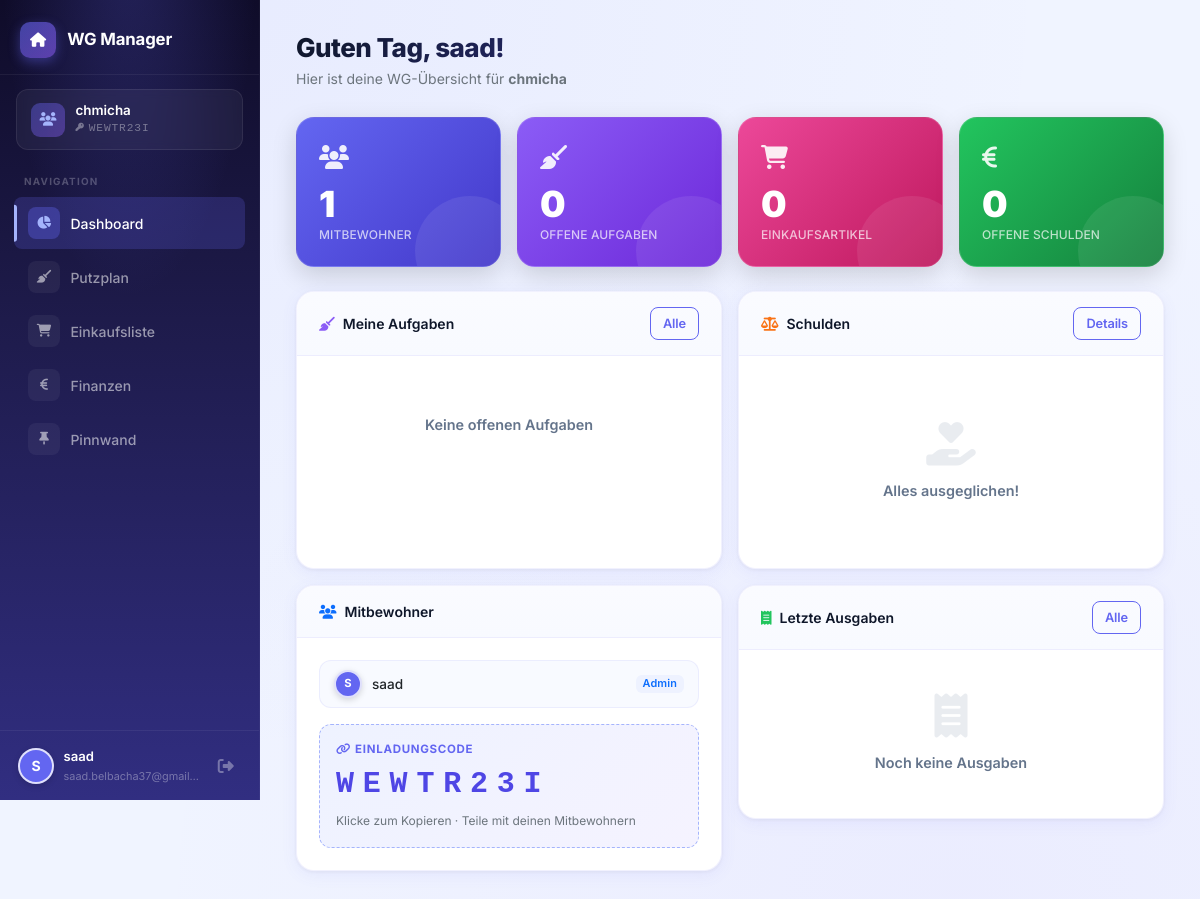
The app's page /dashboard (signed in) with its own data.
### app.py (models this page shows, shortened)
class WG(db.Model):
    __tablename__ = 'wgs'
    id          = db.Column(db.Integer, primary_key=True)
    name        = db.Column(db.String(100), nullable=False)
    invite_code = db.Column(db.String(8),   unique=True, nullable=False)
    created_by  = db.Column(db.Integer, db.ForeignKey('users.id'), nullable=False)
    created_at  = db.Column(db.DateTime, default=datetime.utcnow)
    memberships    = db.relationship('WGMembership', backref='wg', lazy=True)
    tasks          = db.relationship('CleaningTask',  backref='wg', lazy=True)
    shopping_items = db.relationship('ShoppingItem',  backref='wg', lazy=True)
    expenses       = db.relationship('Expense',       backref='wg', lazy=True)
    feed_posts     = db.relationship('FeedPost',      backref='wg', lazy=True)
    def get_members(self):
        return [db.session.get(User, m.user_id) for m in self.memberships
                if db.session.get(User, m.user_id) is not None]

class User(UserMixin, db.Model):
    __tablename__ = 'users'
    id            = db.Column(db.Integer, primary_key=True)
    username      = db.Column(db.String(80),  unique=True, nullable=False)
    email         = db.Column(db.String(120), unique=True, nullable=False)
    password_hash = db.Column(db.String(256), nullable=False)
    avatar_color  = db.Column(db.String(7),   default='#6366f1')
    created_at    = db.Column(db.DateTime,    default=datetime.utcnow)
    def get_wg(self):
        m = WGMembership.query.filter_by(user_id=self.id).first()
        return db.session.get(WG, m.wg_id) if m else None

### app.py (the view)
@app.route('/dashboard')
@login_required
def dashboard():
    wg = current_user.get_wg()
    if not wg:
        return redirect(url_for('wg_setup'))
    members         = wg.get_members()
    open_tasks      = CleaningTask.query.filter_by(wg_id=wg.id, completed=False).count()
    shopping_count  = ShoppingItem.query.filter_by(wg_id=wg.id, completed=False).count()
    my_tasks        = CleaningTask.query.filter_by(wg_id=wg.id, assigned_to=current_user.id, completed=False).all()
    recent_expenses = Expense.query.filter_by(wg_id=wg.id).order_by(Expense.created_at.desc()).limit(5).all()
    debts           = calculate_debts(wg)
    my_debts        = [d for d in debts if d['from_user'].id == current_user.id]
    owed_to_me      = [d for d in debts if d['to_user'].id == current_user.id]
    return render_template('dashboard.html', wg=wg, members=members, open_tasks=open_tasks,
                           shopping_count=shopping_count, my_tasks=my_tasks,
                           recent_expenses=recent_expenses, my_debts=my_debts,
                           owed_to_me=owed_to_me)

### app.py (called while the page is built, shortened)
@login_manager.user_loader
def load_user(uid):
    return db.session.get(User, int(uid))

def calculate_debts(wg):
    members = wg.get_members()
    member_map = {m.id: m for m in members}
    debts = {}  # (from_id, to_id) -> amount
    result = []
    return result

### templates/dashboard.html (shortened to what this page needs)
{% extends 'base.html' %}
{% block content %}
<div class="page-header">
  <h1>Guten Tag, {{ current_user.username }}!</h1>
  <p class="text-secondary">Hier ist deine WG-Übersicht für <strong>{{ wg.name }}</strong></p>
</div>
<div class="row g-3 mb-4">
  <div class="col-6 col-md-3">
    <div class="stat-card stat-indigo">
      <div class="stat-icon"><i class="fas fa-users"></i></div>
      <div class="stat-value">{{ members|length }}</div>
      <div class="stat-label">Mitbewohner</div>
    </div>
  </div>
  <div class="col-6 col-md-3">
    <div class="stat-card stat-violet">
      <div class="stat-icon"><i class="fas fa-broom"></i></div>
      <div class="stat-value">{{ open_tasks }}</div>
      <div class="stat-label">Offene Aufgaben</div>
    </div>
  </div>
  <div class="col-6 col-md-3">
    <div class="stat-card stat-pink">
      <div class="stat-icon"><i class="fas fa-cart-shopping"></i></div>
      <div class="stat-value">{{ shopping_count }}</div>
      <div class="stat-label">Einkaufsartikel</div>
    </div>
  </div>
  <div class="col-6 col-md-3">
    <div class="stat-card stat-green">
      <div class="stat-icon"><i class="fas fa-euro-sign"></i></div>
      <div class="stat-value">{{ my_debts|length + owed_to_me|length }}</div>
      <div class="stat-label">Offene Schulden</div>
    </div>
  </div>
</div>
<div class="row g-3">
  <div class="col-lg-6">
    <div class="card h-100">
      <div class="card-header d-flex align-items-center justify-content-between">
        <span><i class="fas fa-broom text-violet me-2"></i>Meine Aufgaben</span>
        <a href="{{ url_for('tasks') }}" class="btn btn-sm btn-outline-primary">Alle</a>
      </div>
      <div class="card-body p-0">
        {% if my_tasks %}
          {% for task in my_tasks %}
          <div class="list-item-row">
            <div class="li-check {% if task.completed %}checked{% endif %}" data-task-id="{{ task.id }}"
                 style="width:22px;height:22px;border-radius:6px;border:2px solid var(--border);
                        background:#fff;cursor:pointer;display:flex;align-items:center;
                        justify-content:center;color:transparent;flex-shrink:0;transition:all .2s">
              <i class="fas fa-check fa-xs"></i>
            </div>
            <div class="li-body">
              <div class="li-title {% if task.completed %}line-through{% endif %}">{{ task.title }}</div>
              {% if task.due_date %}
              <div class="li-meta"><i class="fas fa-calendar-day fa-xs me-1"></i>{{ task.due_date.strftime('%d.%m.%Y') }}</div>
              {% endif %}
            </div>
          </div>
          {% endfor %}
        {% else %}
          <div class="empty-state">
            <p>Keine offenen Aufgaben</p>
          </div>
        {% endif %}
      </div>
    </div>
  </div>
  <div class="col-lg-6">
    <div class="card h-100">
      <div class="card-header d-flex align-items-center justify-content-between">
        <span><i class="fas fa-scale-balanced text-orange me-2"></i>Schulden</span>
        <a href="{{ url_for('finance') }}" class="btn btn-sm btn-outline-primary">Details</a>
      </div>
      <div class="card-body">
        {% if not my_debts and not owed_to_me %}
        <div class="empty-state">
          <i class="fas fa-hand-holding-heart"></i>
          <p>Alles ausgeglichen!</p>
        </div>
        {% endif %}
      </div>
    </div>
  </div>
  <div class="col-lg-6">
    <div class="card">
      <div class="card-header">
        <i class="fas fa-users me-2 text-primary"></i>Mitbewohner
      </div>
      <div class="card-body">
        <div class="members-list">
          {% for m in members %}
          <div class="member-chip">
            <div class="user-avatar sm" style="background:{{ m.avatar_color }}">{{ m.username[0].upper() }}</div>
            <span>{{ m.username }}</span>
            {% if m.id == wg.created_by %}
            <span class="badge bg-primary-soft text-primary ms-auto" style="font-size:.68rem">Admin</span>
            {% endif %}
          </div>
          {% endfor %}
        </div>
        <div class="invite-box mt-3">
          <div class="invite-label"><i class="fas fa-link me-1"></i>Einladungscode</div>
          <div class="invite-code">{{ wg.invite_code }}</div>
          <small class="text-secondary" style="font-size:.75rem">Klicke zum Kopieren · Teile mit deinen Mitbewohnern</small>
        </div>
      </div>
    </div>
  </div>
  <div class="col-lg-6">
    <div class="card">
      <div class="card-header d-flex align-items-center justify-content-between">
        <span><i class="fas fa-receipt me-2 text-green"></i>Letzte Ausgaben</span>
        <a href="{{ url_for('finance') }}" class="btn btn-sm btn-outline-primary">Alle</a>
      </div>
      <div class="card-body p-0">
        {% if recent_expenses %}
          {% for e in recent_expenses %}
          <div class="list-item-row">
            <div class="expense-dot" style="background:{{ e.paid_by_user.avatar_color }}20; color:{{ e.paid_by_user.avatar_color }}">
              <i class="fas fa-receipt fa-xs"></i>
            </div>
            <div class="li-body">
              <div class="li-title">{{ e.title }}</div>
              <div class="li-meta">
                <span class="user-avatar xs me-1" style="background:{{ e.paid_by_user.avatar_color }}">{{ e.paid_by_user.username[0].upper() }}</span>
                {{ e.paid_by_user.username }} · {{ e.created_at.strftime('%d.%m') }}
              </div>
            </div>
            <div class="expense-amount">{{ "%.2f"|format(e.amount) }} €</div>
          </div>
          {% endfor %}
        {% else %}
          <div class="empty-state">
            <i class="fas fa-receipt"></i>
            <p>Noch keine Ausgaben</p>
          </div>
        {% endif %}
      </div>
    </div>
  </div>
</div>
{% endblock %}

### templates/base.html (shortened to what this page needs)
<!DOCTYPE html>
<html lang="de">
<head>
  <link rel="stylesheet" href="https://cdn.jsdelivr.net/npm/bootstrap@5.3.2/dist/css/bootstrap.min.css"/>
  <link rel="stylesheet" href="https://cdnjs.cloudflare.com/ajax/libs/font-awesome/6.5.0/css/all.min.css"/>
  <link rel="stylesheet" href="{{ url_for('static', filename='css/style.css') }}"/>
</head>
<body>
{% if current_user.is_authenticated %}
  {% set wg = current_user.get_wg() %}
  <div class="wrapper">
    <nav class="sidebar" id="sidebar">
      <div class="sidebar-header">
        <div class="sidebar-logo">
          <div class="logo-icon-sm"><i class="fas fa-home"></i></div>
          <span>WG Manager</span>
        </div>
      </div>
      {% if wg %}
      <div class="sidebar-wg-card">
        <div class="wg-icon"><i class="fas fa-users"></i></div>
        <div class="wg-info-text">
          <div class="wg-name-text">{{ wg.name }}</div>
          <div class="wg-code-text">{{ wg.invite_code }}</div>
        </div>
      </div>
      {% endif %}
      <div class="sidebar-section-label">Navigation</div>
      <ul class="sidebar-nav">
        <li>
          <a class="snav-link {% if request.endpoint == 'dashboard' %}active{% endif %}"
             href="{{ url_for('dashboard') }}">
            <span class="snav-icon"><i class="fas fa-chart-pie"></i></span>
            <span>Dashboard</span>
          </a>
        </li>
        {% if wg %}
        <li>
          <a class="snav-link {% if request.endpoint == 'tasks' %}active{% endif %}"
             href="{{ url_for('tasks') }}">
            <span class="snav-icon"><i class="fas fa-broom"></i></span>
            <span>Putzplan</span>
          </a>
        </li>
        <li>
          <a class="snav-link {% if request.endpoint == 'shopping' %}active{% endif %}"
             href="{{ url_for('shopping') }}">
            <span class="snav-icon"><i class="fas fa-cart-shopping"></i></span>
            <span>Einkaufsliste</span>
          </a>
        </li>
        <li>
          <a class="snav-link {% if request.endpoint == 'finance' %}active{% endif %}"
             href="{{ url_for('finance') }}">
            <span class="snav-icon"><i class="fas fa-euro-sign"></i></span>
            <span>Finanzen</span>
          </a>
        </li>
        <li>
          <a class="snav-link {% if request.endpoint == 'feed' %}active{% endif %}"
             href="{{ url_for('feed') }}">
            <span class="snav-icon"><i class="fas fa-thumbtack"></i></span>
            <span>Pinnwand</span>
          </a>
        </li>
        {% endif %}
      </ul>
      <div class="sidebar-footer">
        <div class="sf-user">
          <div class="user-avatar" style="background:{{ current_user.avatar_color }}">
            {{ current_user.username[0].upper() }}
          </div>
          <div class="sf-user-info">
            <div class="sf-username">{{ current_user.username }}</div>
            <div class="sf-email">{{ current_user.email }}</div>
          </div>
        </div>
        <a href="{{ url_for('logout') }}" class="logout-btn" title="Abmelden">
          <i class="fas fa-right-from-bracket"></i>
        </a>
      </div>
    </nav>
    <div class="main-content">
      {% block content %}{% endblock %}
    </div>
  </div>
{% endif %}
</body>
</html>

### records on screen
WG: name "chmicha", invite_code "WEWTR23I"
User: username "S", username "saad", email "saad.belbacha37@gmail…", shows "Admin"

### other values on screen
{{ members|length }} "1"
{{ open_tasks }} "0"
{{ shopping_count }} "0"
{{ my_debts|length + owed_to_me|length }} "0"
